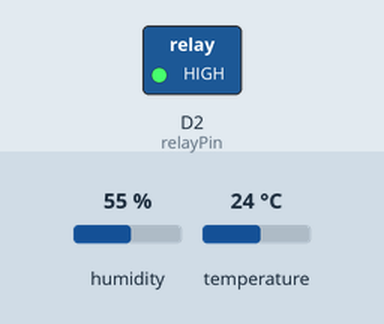
A sketch run on a simulated ESP8266 (NodeMCU). Parts: switched loads named in the sketch (green lamp = pin HIGH). The test bench sets the inputs (shaded band); at power-on: temperature 24 °C, humidity 55 %. WiFi joins after 1.5 s; servers stay silent unless stated; uploads are accepted with an empty reply; what the sketch prints to the serial monitor is not drawn.

Above: at 4.2 s.
4.3 s: temperature set to 26 °C
At 8.7 s:
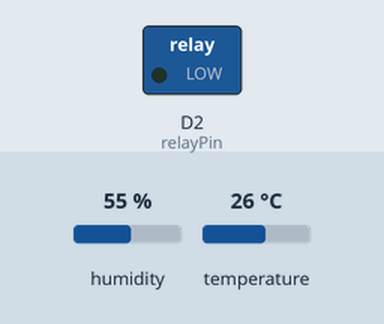
15.1 s: temperature set to 12 °C
At 20.5 s:
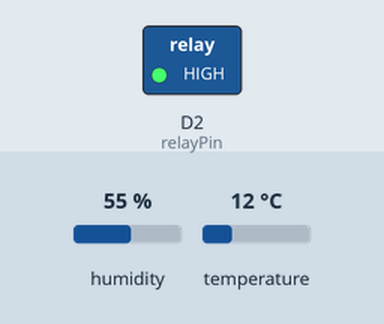
21.1 s: temperature set to 28 °C
At 25.2 s:
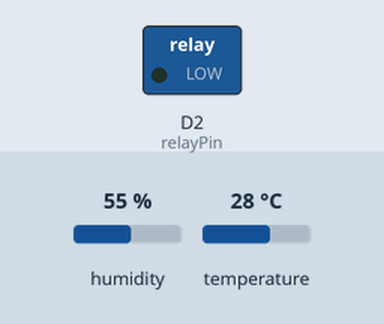
Timing chart, 0 to 26.7 s (numbered marks = the images above; inputs shaded):
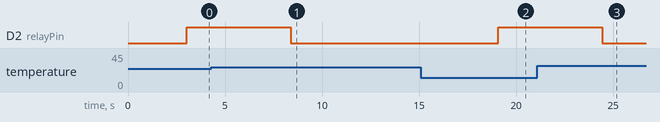

The sketch:

Obra_Maestra_IRI.ino
```cpp
#include <ESP8266WiFi.h>
#include <WiFiClient.h>
#include <DHT.h>

const int relayPin = D2; // Definir el pin donde está conectado el relé
const char* ssid = "SMX2A";
const char* password = "CiclesSmx2A";
const char* server = "10.95.254.152";
const int httpPort = 80;

#define DHTPIN D4 // Replace with the pin connected to the DHT11 sensor
#define DHTTYPE DHT11
DHT dht(DHTPIN, DHTTYPE);

void setup() {
  Serial.begin(9600);
  delay(1000);

  pinMode(relayPin, OUTPUT);
  WiFi.begin(ssid, password);
  Serial.println("Connecting to WiFi...");
  while (WiFi.status() != WL_CONNECTED) {
    delay(1000);
    Serial.println("Connecting...");
  }

  Serial.println("WiFi connected!");
  dht.begin();
}

void loop() {
  float temperature = dht.readTemperature();
  float humidity = dht.readHumidity();
  if (isnan(temperature) || isnan(humidity)) {
    Serial.println("Failed to read data from DHT11 sensor!");
    delay(2000);
    return;
  }
  Serial.print("Temperature: ");
  Serial.print(temperature);
  Serial.print(" °C, Humidity: ");
  Serial.print(humidity);
  Serial.println(" %");


  if (temperature >= 25.00){
    digitalWrite(relayPin, LOW);
  Serial.println("Relé encendido!!");// Encender el relé
  }else {
  digitalWrite(relayPin,HIGH);
  Serial.println("Relé Apagado!!");
  }

  WiFiClient client;
  if (client.connect(server, httpPort)) {
    Serial.println("connected");
    client.print("GET /afegirdades.php?EnvTemperatura=" + String(temperature) + "&EnvHumitat=" + String(humidity));
    client.println(" HTTP/1.1");
    client.println("Host: 10.95.254.152");
    client.println("Connection: close");
    client.println();

    Serial.println("Sending request...");

    Serial.println("Waiting for response...");
    while (client.connected()) {
      String line = client.readStringUntil('\n');
      Serial.println(line);
    }

    client.stop();
    Serial.println("Request complete!");
  } else {
    Serial.println("Failed to connect to server");
  }

  delay(5000); // Wait 5 seconds before sending the next request
}
```

Measured:
- the behaviour switches between 24 and 25 °C on temperature (found by bisection; images 0 and 1)
- after the input at 4.3 s, D2 (relayPin): HIGH → LOW after 4.1 s
- after the input at 15.1 s, D2 (relayPin): LOW → HIGH after 4.0 s
- after the input at 21.1 s, D2 (relayPin): HIGH → LOW after 3.3 s
